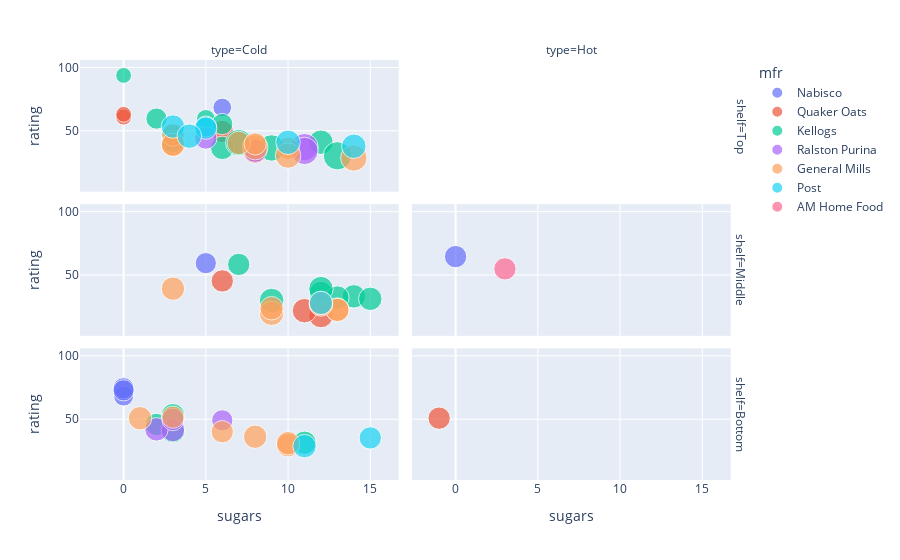

Source (notebook cell):
### Code cell
fig = px.scatter(df, x='sugars', 
                 y='rating', 
                 color='mfr', 
                 size='calories', 
                 facet_row = 'shelf',
                 facet_col='type', 
                 hover_name='name',
                 category_orders={'shelf':['Top', 'Middle', 'Bottom']}
                 )

fig.show()

### Figure 1 — Plotly figure (JSON) as saved in the notebook; plotly's stock layout.template omitted (floating-point values rounded to 4 significant figures)
{"data": [{"hovertemplate": "<b>%{hovertext}</b><br><br>mfr=Nabisco<br>shelf=Top<br>type=Cold<br>sugars=%{x}<br>rating=%{y}<br>calories=%{marker.size}<extra></extra>", "hovertext": ["100% Bran"], "legendgroup": "Nabisco", "marker": {"color": "#636efa", "size": [70], "sizemode": "area", "sizeref": 0.4, "symbol": "circle"}, "mode": "markers", "name": "Nabisco", "orientation": "v", "showlegend": true, "type": "scatter", "x": [6], "xaxis": "x5", "y": [68.4], "yaxis": "y5"}, {"hovertemplate": "<b>%{hovertext}</b><br><br>mfr=Nabisco<br>shelf=Middle<br>type=Cold<br>sugars=%{x}<br>rating=%{y}<br>calories=%{marker.size}<extra></extra>", "hovertext": ["Strawberry Fruit Wheats"], "legendgroup": "Nabisco", "marker": {"color": "#636efa", "size": [90], "sizemode": "area", "sizeref": 0.4, "symbol": "circle"}, "mode": "markers", "name": "Nabisco", "orientation": "v", "showlegend": false, "type": "scatter", "x": [5], "xaxis": "x3", "y": [59.36], "yaxis": "y3"}, {"hovertemplate": "<b>%{hovertext}</b><br><br>mfr=Nabisco<br>shelf=Middle<br>type=Hot<br>sugars=%{x}<br>rating=%{y}<br>calories=%{marker.size}<extra></extra>", "hovertext": ["Cream of Wheat (Quick)"], "legendgroup": "Nabisco", "marker": {"color": "#636efa", "size": [100], "sizemode": "area", "sizeref": 0.4, "symbol": "circle"}, "mode": "markers", "name": "Nabisco", "orientation": "v", "showlegend": false, "type": "scatter", "x": [0], "xaxis": "x4", "y": [64.53], "yaxis": "y4"}, {"hovertemplate": "<b>%{hovertext}</b><br><br>mfr=Nabisco<br>shelf=Bottom<br>type=Cold<br>sugars=%{x}<br>rating=%{y}<br>calories=%{marker.size}<extra></extra>", "hovertext": ["Shredded Wheat", "Shredded Wheat 'n'Bran", "Shredded Wheat spoon size"], "legendgroup": "Nabisco", "marker": {"color": "#636efa", "size": [80, 90, 90], "sizemode": "area", "sizeref": 0.4, "symbol": "circle"}, "mode": "markers", "name": "Nabisco", "orientation": "v", "showlegend": false, "type": "scatter", "x": [0, 0, 0], "xaxis": "x", "y": [68.24, 74.47, 72.8], "yaxis": "y"}, {"hovertemplate": "<b>%{hovertext}</b><br><br>mfr=Quaker Oats<br>shelf=Top<br>type=Cold<br>sugars=%{x}<br>rating=%{y}<br>calories=%{marker.size}<extra></extra>", "hovertext": ["100% Natural Bran", "Puffed Rice", "Puffed Wheat", "Quaker Oat Squares"], "legendgroup": "Quaker Oats", "marker": {"color": "#EF553B", "size": [120, 50, 50, 100], "sizemode": "area", "sizeref": 0.4, "symbol": "circle"}, "mode": "markers", "name": "Quaker Oats", "orientation": "v", "showlegend": true, "type": "scatter", "x": [8, 0, 0, 6], "xaxis": "x5", "y": [33.98, 60.76, 63.01, 49.51], "yaxis": "y5"}, {"hovertemplate": "<b>%{hovertext}</b><br><br>mfr=Quaker Oats<br>shelf=Middle<br>type=Cold<br>sugars=%{x}<br>rating=%{y}<br>calories=%{marker.size}<extra></extra>", "hovertext": ["Cap'n'Crunch", "Honey Graham Ohs", "Life"], "legendgroup": "Quaker Oats", "marker": {"color": "#EF553B", "size": [120, 120, 100], "sizemode": "area", "sizeref": 0.4, "symbol": "circle"}, "mode": "markers", "name": "Quaker Oats", "orientation": "v", "showlegend": false, "type": "scatter", "x": [12, 11, 6], "xaxis": "x3", "y": [18.04, 21.87, 45.33], "yaxis": "y3"}, {"hovertemplate": "<b>%{hovertext}</b><br><br>mfr=Quaker Oats<br>shelf=Bottom<br>type=Hot<br>sugars=%{x}<br>rating=%{y}<br>calories=%{marker.size}<extra></extra>", "hovertext": ["Quaker Oatmeal"], "legendgroup": "Quaker Oats", "marker": {"color": "#EF553B", "size": [100], "sizemode": "area", "sizeref": 0.4, "symbol": "circle"}, "mode": "markers", "name": "Quaker Oats", "orientation": "v", "showlegend": false, "type": "scatter", "x": [-1], "xaxis": "x2", "y": [50.83], "yaxis": "y2"}, {"hovertemplate": "<b>%{hovertext}</b><br><br>mfr=Kellogs<br>shelf=Top<br>type=Cold<br>sugars=%{x}<br>rating=%{y}<br>calories=%{marker.size}<extra></extra>", "hovertext": ["All-Bran", "All-Bran with Extra Fiber", "Cracklin' Oat Bran", "Crispix", "Fruitful Bran", "Just Right Crunchy  Nuggets", "Just Right Fruit & Nut", "Mueslix Crispy Blend", "Nutri-Grain Almond-Raisin", "Nutri-grain Wheat", "Product 19", "Raisin Squares"], "legendgroup": "Kellogs", "marker": {"color": "#00cc96", "size": [70, 50, 110, 110, 120, 110, 140, 160, 140, 90, 100, 90], "sizemode": "area", "sizeref": 0.4, "symbol": "circle"}, "mode": "markers", "name": "Kellogs", "orientation": "v", "showlegend": true, "type": "scatter", "x": [5, 0, 7, 3, 12, 6, 9, 13, 7, 2, 3, 6], "xaxis": "x5", "y": [59.43, 93.7, 40.45, 46.9, 41.02, 36.52, 36.47, 30.31, 40.69, 59.64, 41.5, 55.33], "yaxis": "y5"}, {"hovertemplate": "<b>%{hovertext}</b><br><br>mfr=Kellogs<br>shelf=Middle<br>type=Cold<br>sugars=%{x}<br>rating=%{y}<br>calories=%{marker.size}<extra></extra>", "hovertext": ["Apple Jacks", "Corn Pops", "Froot Loops", "Frosted Mini-Wheats", "Nut&Honey Crunch", "Raisin Bran", "Smacks"], "legendgroup": "Kellogs", "marker": {"color": "#00cc96", "size": [110, 110, 110, 100, 120, 120, 110], "sizemode": "area", "sizeref": 0.4, "symbol": "circle"}, "mode": "markers", "name": "Kellogs", "orientation": "v", "showlegend": false, "type": "scatter", "x": [14, 12, 13, 7, 9, 12, 15], "xaxis": "x3", "y": [33.17, 35.78, 32.21, 58.35, 29.92, 39.26, 31.23], "yaxis": "y3"}, {"hovertemplate": "<b>%{hovertext}</b><br><br>mfr=Kellogs<br>shelf=Bottom<br>type=Cold<br>sugars=%{x}<br>rating=%{y}<br>calories=%{marker.size}<extra></extra>", "hovertext": ["Corn Flakes", "Frosted Flakes", "Rice Krispies", "Special K"], "legendgroup": "Kellogs", "marker": {"color": "#00cc96", "size": [100, 110, 110, 110], "sizemode": "area", "sizeref": 0.4, "symbol": "circle"}, "mode": "markers", "name": "Kellogs", "orientation": "v", "showlegend": false, "type": "scatter", "x": [2, 11, 3, 3], "xaxis": "x", "y": [45.86, 31.44, 40.56, 53.13], "yaxis": "y"}, {"hovertemplate": "<b>%{hovertext}</b><br><br>mfr=Ralston Purina<br>shelf=Top<br>type=Cold<br>sugars=%{x}<br>rating=%{y}<br>calories=%{marker.size}<extra></extra>", "hovertext": ["Almond Delight", "Double Chex", "Muesli Raisins, Dates, & Almonds", "Muesli Raisins, Peaches, & Pecans"], "legendgroup": "Ralston Purina", "marker": {"color": "#ab63fa", "size": [110, 100, 150, 150], "sizemode": "area", "sizeref": 0.4, "symbol": "circle"}, "mode": "markers", "name": "Ralston Purina", "orientation": "v", "showlegend": true, "type": "scatter", "x": [8, 5, 11, 11], "xaxis": "x5", "y": [34.38, 44.33, 37.14, 34.14], "yaxis": "y5"}, {"hovertemplate": "<b>%{hovertext}</b><br><br>mfr=Ralston Purina<br>shelf=Bottom<br>type=Cold<br>sugars=%{x}<br>rating=%{y}<br>calories=%{marker.size}<extra></extra>", "hovertext": ["Bran Chex", "Corn Chex", "Rice Chex", "Wheat Chex"], "legendgroup": "Ralston Purina", "marker": {"color": "#ab63fa", "size": [90, 110, 110, 100], "sizemode": "area", "sizeref": 0.4, "symbol": "circle"}, "mode": "markers", "name": "Ralston Purina", "orientation": "v", "showlegend": false, "type": "scatter", "x": [6, 3, 2, 3], "xaxis": "x", "y": [49.12, 41.45, 42, 49.79], "yaxis": "y"}, {"hovertemplate": "<b>%{hovertext}</b><br><br>mfr=General Mills<br>shelf=Top<br>type=Cold<br>sugars=%{x}<br>rating=%{y}<br>calories=%{marker.size}<extra></extra>", "hovertext": ["Basic 4", "Clusters", "Crispy Wheat & Raisins", "Oatmeal Raisin Crisp", "Raisin Nut Bran", "Total Corn Flakes", "Total Raisin Bran", "Total Whole Grain", "Triples"], "legendgroup": "General Mills", "marker": {"color": "#FFA15A", "size": [130, 110, 100, 130, 100, 110, 140, 100, 110], "sizemode": "area", "sizeref": 0.4, "symbol": "circle"}, "mode": "markers", "name": "General Mills", "orientation": "v", "showlegend": true, "type": "scatter", "x": [8, 7, 10, 10, 8, 3, 14, 3, 3], "xaxis": "x5", "y": [37.04, 40.4, 36.18, 30.45, 39.7, 38.84, 28.59, 46.66, 39.11], "yaxis": "y5"}, {"hovertemplate": "<b>%{hovertext}</b><br><br>mfr=General Mills<br>shelf=Middle<br>type=Cold<br>sugars=%{x}<br>rating=%{y}<br>calories=%{marker.size}<extra></extra>", "hovertext": ["Cinnamon Toast Crunch", "Cocoa Puffs", "Count Chocula", "Golden Grahams", "Kix", "Lucky Charms", "Trix"], "legendgroup": "General Mills", "marker": {"color": "#FFA15A", "size": [120, 110, 110, 110, 110, 110, 110], "sizemode": "area", "sizeref": 0.4, "symbol": "circle"}, "mode": "markers", "name": "General Mills", "orientation": "v", "showlegend": false, "type": "scatter", "x": [9, 13, 13, 9, 3, 12, 12], "xaxis": "x3", "y": [19.82, 22.74, 22.4, 23.8, 39.24, 26.73, 27.75], "yaxis": "y3"}, {"hovertemplate": "<b>%{hovertext}</b><br><br>mfr=General Mills<br>shelf=Bottom<br>type=Cold<br>sugars=%{x}<br>rating=%{y}<br>calories=%{marker.size}<extra></extra>", "hovertext": ["Apple Cinnamon Cheerios", "Cheerios", "Honey Nut Cheerios", "Multi-Grain Cheerios", "Wheaties", "Wheaties Honey Gold"], "legendgroup": "General Mills", "marker": {"color": "#FFA15A", "size": [110, 110, 110, 100, 100, 110], "sizemode": "area", "sizeref": 0.4, "symbol": "circle"}, "mode": "markers", "name": "General Mills", "orientation": "v", "showlegend": false, "type": "scatter", "x": [10, 1, 10, 6, 3, 8], "xaxis": "x", "y": [29.51, 50.76, 31.07, 40.11, 51.59, 36.19], "yaxis": "y"}, {"hovertemplate": "<b>%{hovertext}</b><br><br>mfr=Post<br>shelf=Top<br>type=Cold<br>sugars=%{x}<br>rating=%{y}<br>calories=%{marker.size}<extra></extra>", "hovertext": ["Bran Flakes", "Fruit & Fibre Dates, Walnuts, and Oats", "Grape Nuts Flakes", "Grape-Nuts", "Great Grains Pecan", "Post Nat. Raisin Bran"], "legendgroup": "Post", "marker": {"color": "#19d3f3", "size": [90, 120, 100, 110, 120, 120], "sizemode": "area", "sizeref": 0.4, "symbol": "circle"}, "mode": "markers", "name": "Post", "orientation": "v", "showlegend": true, "type": "scatter", "x": [5, 10, 5, 3, 4, 14], "xaxis": "x5", "y": [53.31, 40.92, 52.08, 53.37, 45.81, 37.84], "yaxis": "y5"}, {"hovertemplate": "<b>%{hovertext}</b><br><br>mfr=Post<br>shelf=Middle<br>type=Cold<br>sugars=%{x}<br>rating=%{y}<br>calories=%{marker.size}<extra></extra>", "hovertext": ["Fruity Pebbles"], "legendgroup": "Post", "marker": {"color": "#19d3f3", "size": [110], "sizemode": "area", "sizeref": 0.4, "symbol": "circle"}, "mode": "markers", "name": "Post", "orientation": "v", "showlegend": false, "type": "scatter", "x": [12], "xaxis": "x3", "y": [28.03], "yaxis": "y3"}, {"hovertemplate": "<b>%{hovertext}</b><br><br>mfr=Post<br>shelf=Bottom<br>type=Cold<br>sugars=%{x}<br>rating=%{y}<br>calories=%{marker.size}<extra></extra>", "hovertext": ["Golden Crisp", "Honey-comb"], "legendgroup": "Post", "marker": {"color": "#19d3f3", "size": [100, 110], "sizemode": "area", "sizeref": 0.4, "symbol": "circle"}, "mode": "markers", "name": "Post", "orientation": "v", "showlegend": false, "type": "scatter", "x": [15, 11], "xaxis": "x", "y": [35.25, 28.74], "yaxis": "y"}, {"hovertemplate": "<b>%{hovertext}</b><br><br>mfr=AM Home Food<br>shelf=Middle<br>type=Hot<br>sugars=%{x}<br>rating=%{y}<br>calories=%{marker.size}<extra></extra>", "hovertext": ["Maypo"], "legendgroup": "AM Home Food", "marker": {"color": "#FF6692", "size": [100], "sizemode": "area", "sizeref": 0.4, "symbol": "circle"}, "mode": "markers", "name": "AM Home Food", "orientation": "v", "showlegend": true, "type": "scatter", "x": [3], "xaxis": "x4", "y": [54.85], "yaxis": "y4"}], "layout": {"annotations": [{"font": {}, "showarrow": false, "text": "type=Cold", "x": 0.24, "xanchor": "center", "xref": "paper", "y": 1.0, "yanchor": "bottom", "yref": "paper"}, {"font": {}, "showarrow": false, "text": "type=Hot", "x": 0.74, "xanchor": "center", "xref": "paper", "y": 1.0, "yanchor": "bottom", "yref": "paper"}, {"font": {}, "showarrow": false, "text": "shelf=Bottom", "textangle": 90, "x": 0.98, "xanchor": "left", "xref": "paper", "y": 0.1567, "yanchor": "middle", "yref": "paper"}, {"font": {}, "showarrow": false, "text": "shelf=Middle", "textangle": 90, "x": 0.98, "xanchor": "left", "xref": "paper", "y": 0.5, "yanchor": "middle", "yref": "paper"}, {"font": {}, "showarrow": false, "text": "shelf=Top", "textangle": 90, "x": 0.98, "xanchor": "left", "xref": "paper", "y": 0.8433, "yanchor": "middle", "yref": "paper"}], "legend": {"itemsizing": "constant", "title": {"text": "mfr"}, "tracegroupgap": 0}, "margin": {"t": 60}, "xaxis": {"anchor": "y", "domain": [0, 0.48], "title": {"text": "sugars"}}, "xaxis2": {"anchor": "y2", "domain": [0.5, 0.98], "matches": "x", "title": {"text": "sugars"}}, "xaxis3": {"anchor": "y3", "domain": [0, 0.48], "matches": "x", "showticklabels": false}, "xaxis4": {"anchor": "y4", "domain": [0.5, 0.98], "matches": "x", "showticklabels": false}, "xaxis5": {"anchor": "y5", "domain": [0, 0.48], "matches": "x", "showticklabels": false}, "xaxis6": {"anchor": "y6", "domain": [0.5, 0.98], "matches": "x", "showticklabels": false}, "yaxis": {"anchor": "x", "domain": [0, 0.3133], "title": {"text": "rating"}}, "yaxis2": {"anchor": "x2", "domain": [0, 0.3133], "matches": "y", "showticklabels": false}, "yaxis3": {"anchor": "x3", "domain": [0.3433, 0.6567], "matches": "y", "title": {"text": "rating"}}, "yaxis4": {"anchor": "x4", "domain": [0.3433, 0.6567], "matches": "y", "showticklabels": false}, "yaxis5": {"anchor": "x5", "domain": [0.6867, 1.0], "matches": "y", "title": {"text": "rating"}}, "yaxis6": {"anchor": "x6", "domain": [0.6867, 1.0], "matches": "y", "showticklabels": false}}}
